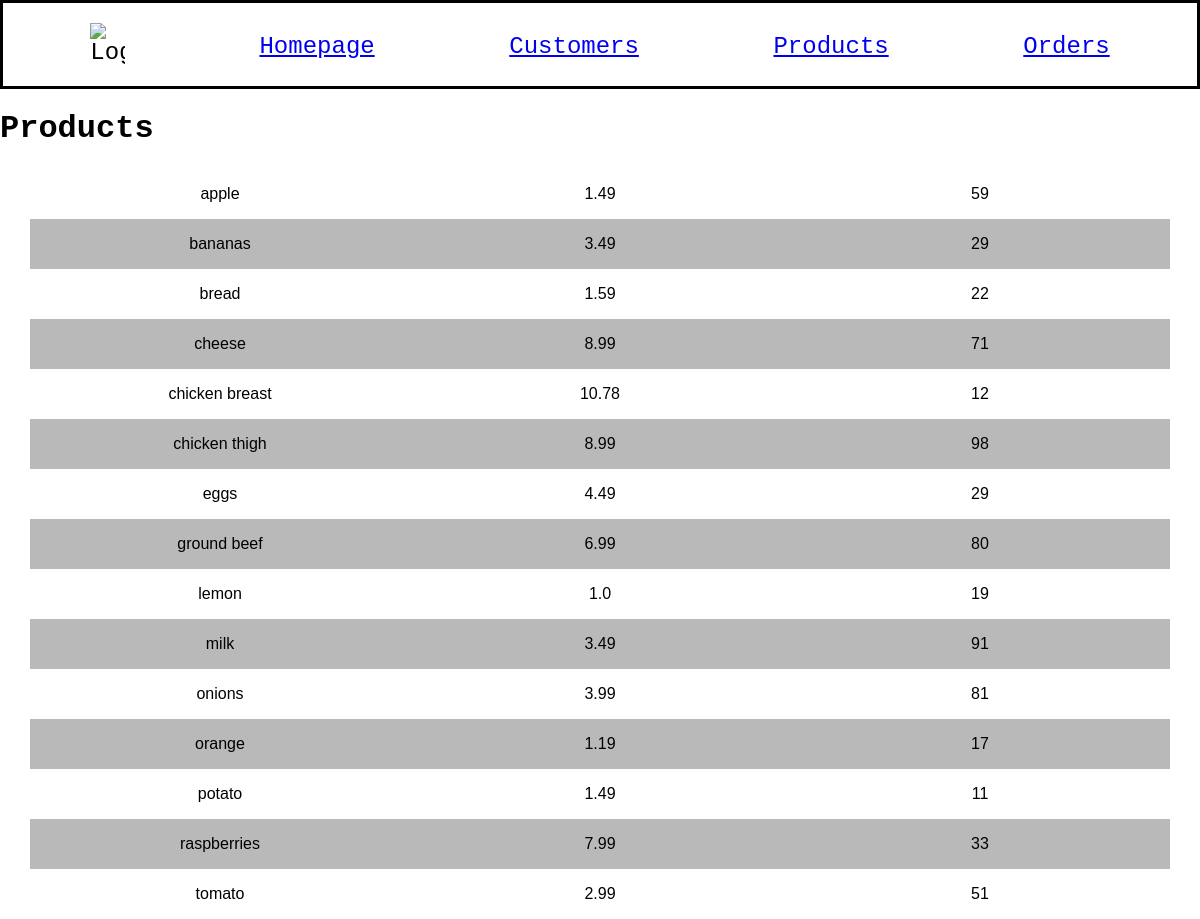
/products, run on an earlier commit of the app's database.
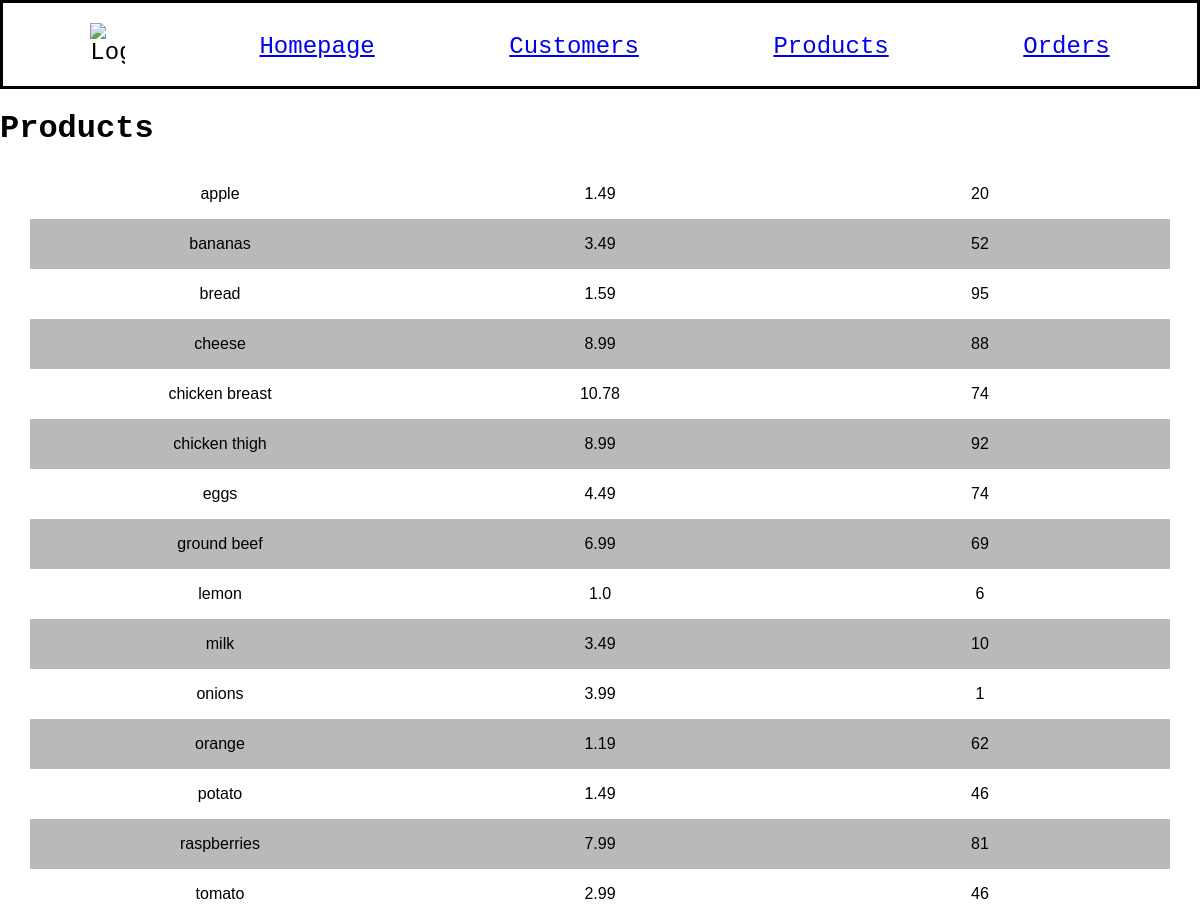
And on a later commit of the database.
### models.py (models this page shows, shortened)
class Product(db.Model):
    id = db.Column(db.Integer, primary_key=True)
    name = db.Column(db.String(200), nullable=False, unique=True)
    price = db.Column(db.String(20), nullable=False)
    quantity = db.Column(db.Integer, nullable=False, default=0)
    product_orders = db.relationship('ProductOrder', backref='product_ref')

### app.py (the view)
@app.route("/products")
def products():
    statement = select(Product).order_by(Product.name)
    records = db.session.execute(statement)
    app_data = records.scalars()
    return render_template("products.html", products=app_data)

### templates/products.html
{% extends "base.html" %}
{% block content %}
<h1>Products</h1>
{% for product in products %}
<div class="spreadsheet">
    <div>
        <p class="names">{{ product.name }}</p>
    </div>
    <div>
        <p class="info">{{ product.price }}</p>
    </div>
    <div>
        <p class="info">{{ product.quantity }}</p>
    </div>
</div>
{% endfor %}
{% endblock %}

### templates/base.html (shortened to what this page needs)
<!doctype html>
<html lang="en">
    <head>
        <link rel="stylesheet" href="{{ url_for('static', filename='style.css') }}">
    </head>
    <body>
        <nav>
            <img src="https://cdn-icons-png.flaticon.com/128/4507/4507860.png" alt="Logo" style="width: 3%;">
            <a href="{{ url_for('home') }}">Homepage</a>
            <a href="{{ url_for('customers') }}">Customers</a>
            <a href="{{ url_for('products') }}">Products</a>
            <a href="{{ url_for('orders') }}">Orders</a>
        </nav>
        {% block content %}{% endblock %}
    </body>
</html>

### static/style.css (style rules this page uses)
body { background-color: rgb(255, 255, 255); margin: 0 auto; font-family: 'Courier New', Courier, monospace; }
.spreadsheet { font-family: Arial, Helvetica, sans-serif; border-collapse: collapse; margin: 0px 30px 0px 30px; display: flex; justify-content: spac e-between; }
.spreadsheet div { flex: 1; display: flex; justify-content: center; align-items: center; }
.spreadsheet:nth-child(even) { background-color: rgb(185, 185, 185); }

What changed in the data, as far as the page shows it:
changed Product "apple": quantity "59" → "20"
changed Product "bananas": quantity "29" → "52"
changed Product "bread": quantity "22" → "95"
changed Product "cheese": quantity "71" → "88"
changed Product "chicken breast": quantity "12" → "74"
changed Product "chicken thigh": quantity "98" → "92"
changed Product "eggs": quantity "29" → "74"
changed Product "ground beef": quantity "80" → "69"
changed Product "lemon": quantity "19" → "6"
changed Product "milk": quantity "91" → "10"
changed Product "onions": quantity "81" → "1"
changed Product "orange": quantity "17" → "62"
changed Product "potato": quantity "11" → "46"
changed Product "raspberries": quantity "33" → "81"
changed Product "tomato": quantity "51" → "46"
